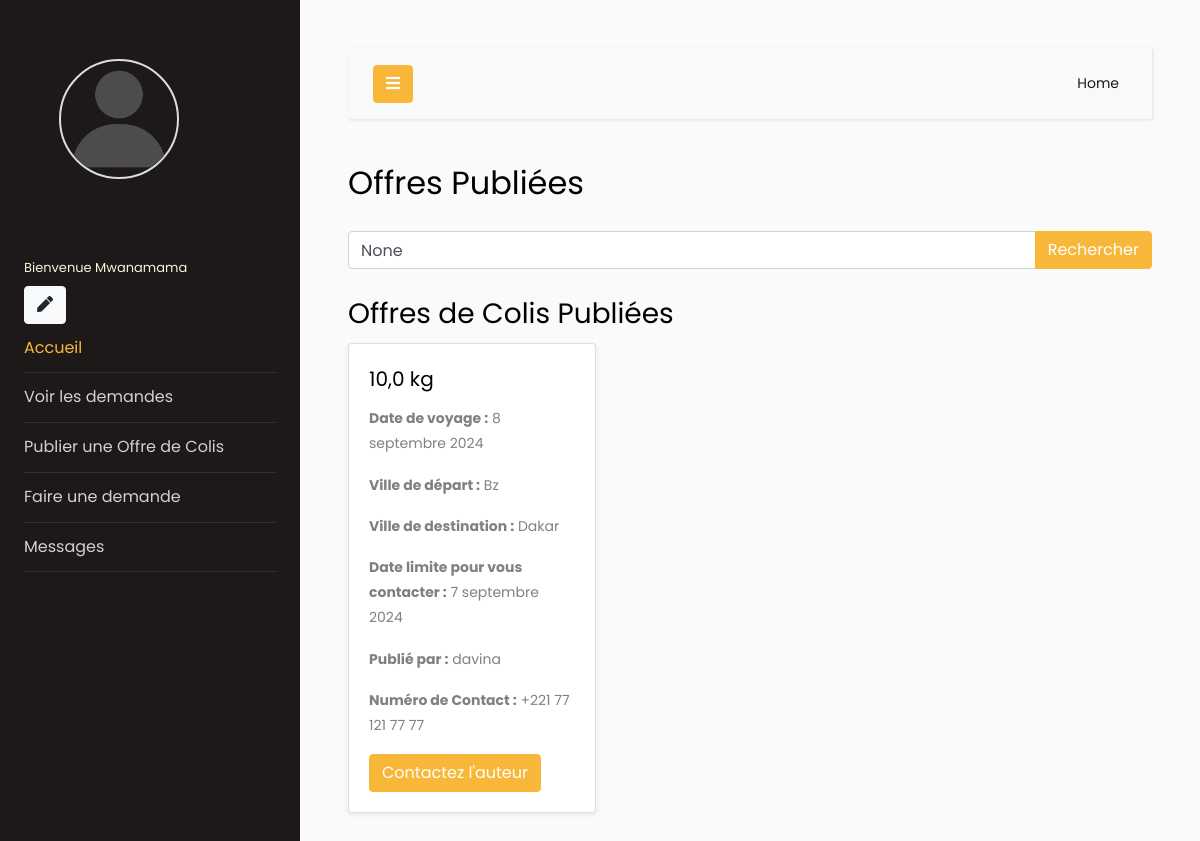
The app's page / (signed in) with its own data.
### offres/models.py (models this page shows, shortened)
class CustomUser(AbstractUser):
    numero = models.CharField(max_length=15, blank=True, null=True)
    photo = models.ImageField(upload_to='photos/', default='photos/default.png')

class OffreColis(models.Model):
    utilisateur = models.ForeignKey(settings.AUTH_USER_MODEL, on_delete=models.CASCADE)
    poids_disponible = models.FloatField(default='0')
    date_voyage = models.DateField(default=datetime.date.today)
    ville_depart = models.CharField(max_length=100)
    ville_destination = models.CharField(max_length=100, default='None')
    date_limite_contact = models.DateField(default=datetime.date.today)
    numero_contact = models.CharField(max_length=20, null=True)  # Champ pour le numéro de contact

### offres/views.py (the view)
# urls.py: path('', voir_offres, name='home'),
def voir_offres(request):
    query = request.GET.get('q')
    offres_colis = OffreColis.objects.all().order_by('-date_voyage')
    if query:
        offres_colis = offres_colis.filter(
            Q(ville_depart__icontains=query) | Q(ville_destination__icontains=query)
        )
    return render(request, 'dashboard/see_offers.html', {
        'offres_colis': offres_colis,
        'query': query
    })

### Templates/dashboard/see_offers.html (shortened to what this page needs)
{% extends 'dashboard/base.html' %}
{% block content %}
<h2 class="mb-4">Offres Publiées</h2>
<form method="get" action="">
    <div class="input-group mb-3">
        <input type="text" class="form-control" name="q" placeholder="Rechercher par ville de départ ou de destination" value="{{ query }}">
        <div class="input-group-append">
            <button type="submit" class="btn btn-primary">Rechercher</button>
        </div>
    </div>
</form>
<h3 class="mt-4">Offres de Colis Publiées</h3>
<div class="row">
    {% for offre in offres_colis %}
    <div class="col-md-4 mb-4">
        <div class="card shadow-sm">
            <div class="card-body">
                <h5 class="card-title">{{ offre.poids_disponible }} kg</h5>
                <p class="card-text"><strong>Date de voyage :</strong> {{ offre.date_voyage }}</p>
                <p class="card-text"><strong>Ville de départ :</strong> {{ offre.ville_depart }}</p>
                <p class="card-text"><strong>Ville de destination :</strong> {{ offre.ville_destination }}</p>
                <p class="card-text"><strong>Date limite pour vous contacter :</strong> {{ offre.date_limite_contact }}</p>
                <p class="card-text"><strong>Publié par :</strong> {{ offre.utilisateur.username }}</p>
                <p class="card-text"><strong>Numéro de Contact :</strong> {{ offre.numero_contact }}</p>
                {% if user.is_authenticated %}
                <a href="{% url 'send_message' offre.id %}" class="btn btn-primary">Contactez l'auteur</a>
                {% else %}
                <a href="{% url 'connect' %}" class="btn btn-primary">Connectez-vous pour contacter l'auteur</a>
                {% endif %}
            </div>
        </div>
    </div>
    {% empty %}
    <div class="col-12">
        <p>Aucune offre de colis publiée.</p>
    </div>
    {% endfor %}
</div>
{% endblock %}

### Templates/dashboard/base.html (shortened to what this page needs)
{% load static %}
<!doctype html>
<html lang="fr">
<head>
    <link rel="stylesheet" href="https://cdnjs.cloudflare.com/ajax/libs/font-awesome/5.15.4/css/all.min.css">
    <link rel="stylesheet" href="{% static 'css/style.css' %}">
</head>
<body>
<div class="wrapper d-flex align-items-stretch">
    <nav id="sidebar">
        <div class="p-4 pt-5">
            {% if user.is_authenticated %}
                <div class="user-photo">
                    <img src="{{ user.photo.url }}" alt="Photo actuelle" class="img logo rounded-circle mb-5">
                </div>
                <h4 style="font-size: small; color:beige">Bienvenue {{ user.username }}</h4>
                <a href="{% url 'update_profile' %}" class="btn btn-light"><i class="fas fa-pen"></i></a>
                <ul class="list-unstyled components mb-5">
                    <li class="active">
                        <a href="{% url 'home' %}">Accueil</a>
                    </li>
                    <li class="nav-item">
                        <a class="nav-link" href="{% url 'voir_demande' %}">Voir les demandes</a>
                    </li>
                    <li>
                        <a href="{% url 'publier_offre_colis' %}">Publier une Offre de Colis</a>
                    </li>
                    <li class="nav-item">
                        <a class="nav-link" href="{% url 'demand' %}">Faire une demande</a>
                    </li>
                    <li>
                        <a href="{% url 'inbox' %}">Messages</a>
                    </li>
                </ul>
            {% endif %}
        </div>
    </nav>
    <div id="content" class="p-4 p-md-5">
        <nav class="navbar navbar-expand-lg navbar-light bg-light">
            <div class="container-fluid">
                <button type="button" id="sidebarCollapse" class="btn btn-primary">
                    <i class="fas fa-bars"></i>
                </button>
                <div class="collapse navbar-collapse" id="navbarSupportedContent">
                    <ul class="nav navbar-nav ml-auto">
                        <li class="nav-item active">
                            <a class="nav-link" href="{% url 'accueil' %}">Home</a>
                        </li>
                    </ul>
                </div>
            </div>
        </nav>
        {% block content %}
        {% endblock %}
    </div>
</div>
</body>
</html>

### Templates/dashboard/base.html (style rules this page uses)
.user-photo { display: flex; justify-content: center; align-items: center; margin-bottom: 20px; width: 190px; height: 190px; }
.user-photo img { width: 90px; height: 90px; border-radius: 50%; object-fit: cover; border: 2px solid #ddd; }

### records on screen
CustomUser: photo (placeholder picture), username "Mwanamama"
OffreColis: poids_disponible "10,0", date_voyage "8 septembre 2024", ville_depart "Bz", ville_destination "Dakar", date_limite_contact "7 septembre 2024", utilisateur.username "davina", numero_contact "+221 77 121 77 77"
